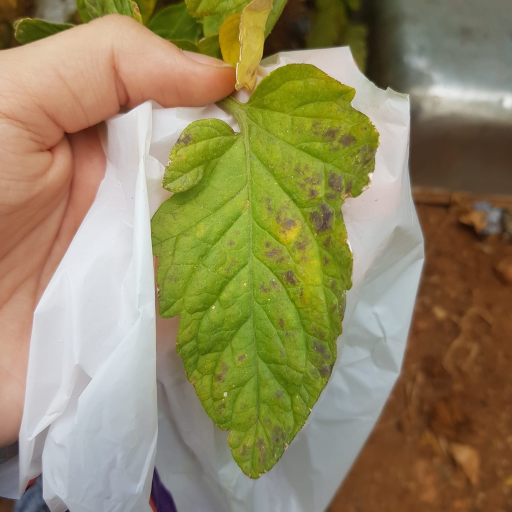
#> input picture my_leaf.jpg, 1024 x 1024 px (shown at 1/2 size)
$ python -i crop.py   (imports and definitions only)
#> lines starting #> are read from the running program, lines starting #| are printed output that depends on the picture
from PIL import ImageFilter
from PIL import Image


def find_top_pixel(image: Image):
    for y in range(image.height):
        for x in range(image.width):
            r, g, b, a = image.getpixel((x, y))
            # print(f"x: {x:3}, y: {y:3} -> {(r, g, b, a)}")
            if a == 255:
                return y
    return -1


def find_bottom_pixel(image: Image):
    for y in range(image.height - 1, -1, -1):
        for x in range(image.width):
            r, g, b, a = image.getpixel((x, y))
            # print(f"x: {x:3}, y: {y:3} -> {(r, g, b, a)}")
            if a == 255:
                return y
    return -1


def find_left_pixel(image: Image):
    for x in range(image.width):
        for y in range(image.height):
            r, g, b, a = image.getpixel((x, y))
            # print(f"x: {x:3}, y: {y:3} -> {(r, g, b, a)}")
            if a == 255:
                return x
    return -1


def find_right_pixel(image: Image):
    for x in range(image.width - 1, -1, -1):
        for y in range(image.height):
            r, g, b, a = image.getpixel((x, y))
            # print(f"x: {x:3}, y: {y:3} -> {(r, g, b, a)}")
            if a == 255:
                return x
    return -1


def find_crop_edges(image: Image):
    left = find_left_pixel(image)
    top = find_top_pixel(image)
    right = find_right_pixel(image)
    bottom = find_bottom_pixel(image)
    return left, top, right, bottom


def is_argb(image: Image) -> bool:
    return len(image.getpixel((0, 0))) == 4


def crop_object_and_strech(image: Image) -> Image:
    if not is_argb(image):
        raise Exception("The provided Image has to be ARGB")
    og_size = image.size
    filtered_img = image.filter(ImageFilter.MedianFilter)
    crop_edge = find_crop_edges(filtered_img)
    return image.crop(crop_edge).resize(og_size)

>>> import cv2
>>> picture = cv2.imread('../my_leaf.jpg', cv2.IMREAD_GRAYSCALE)
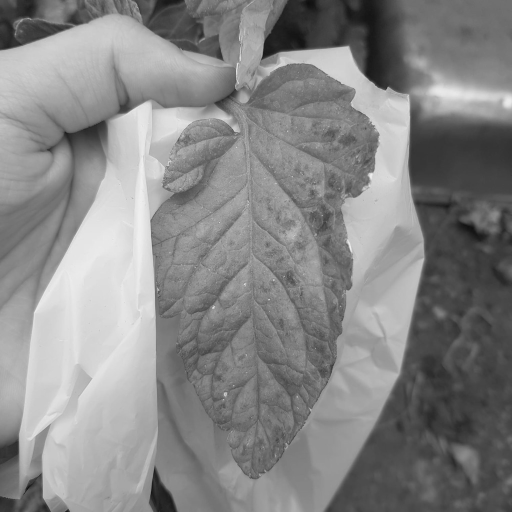
#> picture: shape (1024, 1024) (shown at 1/2 size); min 5, max 249, mean 134.2
#> (the run stopped early here; a loop or call above may not have finished)

$ run again, on cat.png
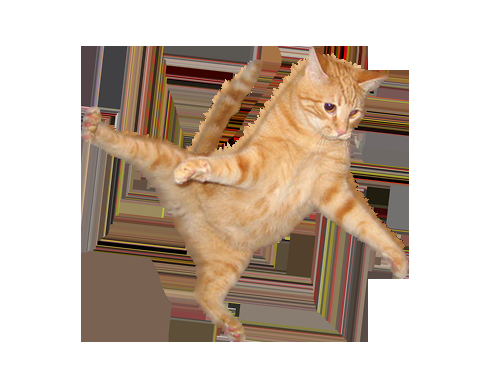
#> input picture cat.png, 500 x 375 px
#> `picture = cv2.imread('../my_leaf.jpg', cv2.IMREAD_GRAYSCALE)`:
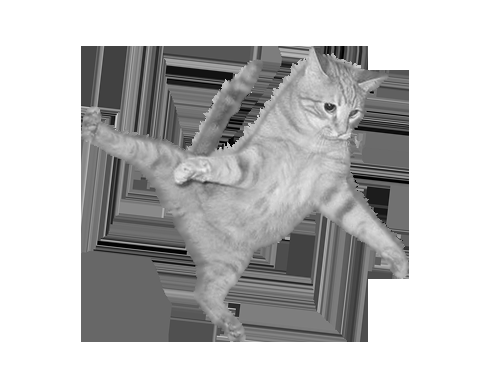
#> picture: shape (375, 500); min 0, max 255, mean 190.6
